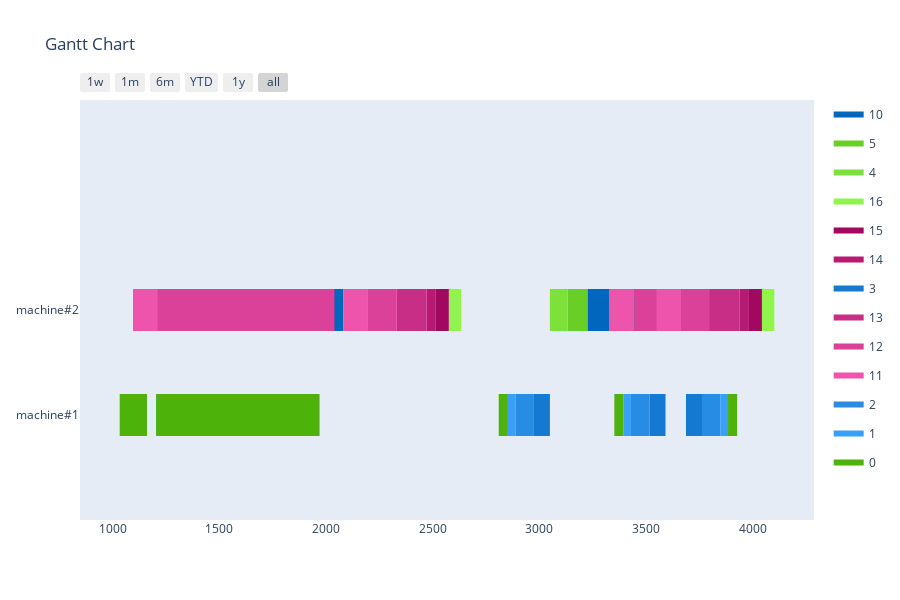

Notebook cell for this chart:
### Markdown cell above
Greedy

### Code cell
agent = GreedyAgent(env)
simulator = AgentSimulator()
schedule, schedule_count = simulator.simulate(agent, orders_model)
print(f'Scheduled {schedule_count}/{len(orders_model)} Orders')
visualize_schedule(schedule, env)

### Figure 1 — Plotly figure (JSON) as saved in the notebook; plotly's stock layout.template omitted (floating-point values rounded to 4 significant figures)
{"data": [{"fill": "toself", "fillcolor": "rgb(1, 103, 190)", "hoverinfo": "name", "legendgroup": "rgb(1, 103, 190)", "mode": "none", "name": "10", "type": "scatter", "x": [1957, 2082, 2082, 1957, 1957, 1211, 1336, 1336, 1211, 1211, 3205, 3330, 3330, 3205, 3205, 289, 414, 414, 289, 289, 3425, 3550, 3550, 3425], "y": [0.8, 0.8, 1.2, 1.2, null, 0.8, 0.8, 1.2, 1.2, null, 0.8, 0.8, 1.2, 1.2, null, 0.8, 0.8, 1.2, 1.2, null, 0.8, 0.8, 1.2, 1.2]}, {"fill": "toself", "fillcolor": "rgb(105, 207, 38)", "hoverinfo": "name", "legendgroup": "rgb(105, 207, 38)", "mode": "none", "name": "5", "type": "scatter", "x": [3675, 3770, 3770, 3675, 3675, 3510, 3605, 3605, 3510, 3510, 1484, 1579, 1579, 1484, 1484, 615, 710, 710, 615, 615, 3133, 3228, 3228, 3133], "y": [0.8, 0.8, 1.2, 1.2, null, 0.8, 0.8, 1.2, 1.2, null, 0.8, 0.8, 1.2, 1.2, null, 0.8, 0.8, 1.2, 1.2, null, 0.8, 0.8, 1.2, 1.2]}, {"fill": "toself", "fillcolor": "rgb(124, 226, 57)", "hoverinfo": "name", "legendgroup": "rgb(124, 226, 57)", "mode": "none", "name": "4", "type": "scatter", "x": [3592, 3675, 3675, 3592, 3592, 3605, 3688, 3688, 3605, 3605, 1401, 1484, 1484, 1401, 1401, 710, 793, 793, 710, 710, 3050, 3133, 3133, 3050], "y": [0.8, 0.8, 1.2, 1.2, null, 0.8, 0.8, 1.2, 1.2, null, 0.8, 0.8, 1.2, 1.2, null, 0.8, 0.8, 1.2, 1.2, null, 0.8, 0.8, 1.2, 1.2]}, {"fill": "toself", "fillcolor": "rgb(143, 245, 76)", "hoverinfo": "name", "legendgroup": "rgb(143, 245, 76)", "mode": "none", "name": "16", "type": "scatter", "x": [2576, 2634, 2634, 2576, 2576, 659, 717, 717, 659, 659, 3824, 3882, 3882, 3824, 3824, -263, -205, -205, -263, -263, 4044, 4102, 4102, 4044], "y": [0.8, 0.8, 1.2, 1.2, null, 0.8, 0.8, 1.2, 1.2, null, 0.8, 0.8, 1.2, 1.2, null, 0.8, 0.8, 1.2, 1.2, null, 0.8, 0.8, 1.2, 1.2]}, {"fill": "toself", "fillcolor": "rgb(162, 8, 95)", "hoverinfo": "name", "legendgroup": "rgb(162, 8, 95)", "mode": "none", "name": "15", "type": "scatter", "x": [2515, 2576, 2576, 2515, 2515, 717, 778, 778, 717, 717, 3763, 3824, 3824, 3763, 3763, -205, -144, -144, -205, -205, 3983, 4044, 4044, 3983], "y": [0.8, 0.8, 1.2, 1.2, null, 0.8, 0.8, 1.2, 1.2, null, 0.8, 0.8, 1.2, 1.2, null, 0.8, 0.8, 1.2, 1.2, null, 0.8, 0.8, 1.2, 1.2]}, {"fill": "toself", "fillcolor": "rgb(181, 27, 114)", "hoverinfo": "name", "legendgroup": "rgb(181, 27, 114)", "mode": "none", "name": "14", "type": "scatter", "x": [2472, 2515, 2515, 2472, 2472, 778, 821, 821, 778, 778, 3720, 3763, 3763, 3720, 3720, -144, -101, -101, -144, -144, 3940, 3983, 3983, 3940], "y": [0.8, 0.8, 1.2, 1.2, null, 0.8, 0.8, 1.2, 1.2, null, 0.8, 0.8, 1.2, 1.2, null, 0.8, 0.8, 1.2, 1.2, null, 0.8, 0.8, 1.2, 1.2]}, {"fill": "toself", "fillcolor": "rgb(20, 122, 209)", "hoverinfo": "name", "legendgroup": "rgb(20, 122, 209)", "mode": "none", "name": "3", "type": "scatter", "x": [3517, 3592, 3592, 3517, 3517, 3688, 3763, 3763, 3688, 3688, 1326, 1401, 1401, 1326, 1326, 793, 868, 868, 793, 793, 2975, 3050, 3050, 2975], "y": [-0.2, -0.2, 0.2, 0.2, null, -0.2, -0.2, 0.2, 0.2, null, -0.2, -0.2, 0.2, 0.2, null, -0.2, -0.2, 0.2, 0.2, null, -0.2, -0.2, 0.2, 0.2]}, {"fill": "toself", "fillcolor": "rgb(200, 46, 133)", "hoverinfo": "name", "legendgroup": "rgb(200, 46, 133)", "mode": "none", "name": "13", "type": "scatter", "x": [2332, 2472, 2472, 2332, 2332, 821, 961, 961, 821, 821, 3580, 3720, 3720, 3580, 3580, -101, 39, 39, -101, -101, 3800, 3940, 3940, 3800], "y": [0.8, 0.8, 1.2, 1.2, null, 0.8, 0.8, 1.2, 1.2, null, 0.8, 0.8, 1.2, 1.2, null, 0.8, 0.8, 1.2, 1.2, null, 0.8, 0.8, 1.2, 1.2]}, {"fill": "toself", "fillcolor": "rgb(219, 65, 152)", "hoverinfo": "name", "legendgroup": "rgb(219, 65, 152)", "mode": "none", "name": "12", "type": "scatter", "x": [2197, 2332, 2332, 2197, 2197, 961, 1096, 1096, 961, 961, 3445, 3580, 3580, 3445, 3445, 39, 174, 174, 39, 39, 3665, 3800, 3800, 3665], "y": [0.8, 0.8, 1.2, 1.2, null, 0.8, 0.8, 1.2, 1.2, null, 0.8, 0.8, 1.2, 1.2, null, 0.8, 0.8, 1.2, 1.2, null, 0.8, 0.8, 1.2, 1.2]}, {"fill": "toself", "fillcolor": "rgb(238, 84, 171)", "hoverinfo": "name", "legendgroup": "rgb(238, 84, 171)", "mode": "none", "name": "11", "type": "scatter", "x": [2082, 2197, 2197, 2082, 2082, 1096, 1211, 1211, 1096, 1096, 3330, 3445, 3445, 3330, 3330, 174, 289, 289, 174, 174, 3550, 3665, 3665, 3550], "y": [0.8, 0.8, 1.2, 1.2, null, 0.8, 0.8, 1.2, 1.2, null, 0.8, 0.8, 1.2, 1.2, null, 0.8, 0.8, 1.2, 1.2, null, 0.8, 0.8, 1.2, 1.2]}, {"fill": "toself", "fillcolor": "rgb(39, 141, 228)", "hoverinfo": "name", "legendgroup": "rgb(39, 141, 228)", "mode": "none", "name": "2", "type": "scatter", "x": [3430, 3517, 3517, 3430, 3430, 3763, 3850, 3850, 3763, 3763, 1239, 1326, 1326, 1239, 1239, 868, 955, 955, 868, 868, 2888, 2975, 2975, 2888], "y": [-0.2, -0.2, 0.2, 0.2, null, -0.2, -0.2, 0.2, 0.2, null, -0.2, -0.2, 0.2, 0.2, null, -0.2, -0.2, 0.2, 0.2, null, -0.2, -0.2, 0.2, 0.2]}, {"fill": "toself", "fillcolor": "rgb(58, 160, 247)", "hoverinfo": "name", "legendgroup": "rgb(58, 160, 247)", "mode": "none", "name": "1", "type": "scatter", "x": [3395, 3430, 3430, 3395, 3395, 3850, 3885, 3885, 3850, 3850, 1204, 1239, 1239, 1204, 1204, 955, 990, 990, 955, 955, 2853, 2888, 2888, 2853], "y": [-0.2, -0.2, 0.2, 0.2, null, -0.2, -0.2, 0.2, 0.2, null, -0.2, -0.2, 0.2, 0.2, null, -0.2, -0.2, 0.2, 0.2, null, -0.2, -0.2, 0.2, 0.2]}, {"fill": "toself", "fillcolor": "rgb(77, 179, 10)", "hoverinfo": "name", "legendgroup": "rgb(77, 179, 10)", "mode": "none", "name": "0", "type": "scatter", "x": [3352, 3395, 3395, 3352, 3352, 3885, 3928, 3928, 3885, 3885, 1161, 1204, 1204, 1161, 1161, 990, 1033, 1033, 990, 990, 2810, 2853, 2853, 2810], "y": [-0.2, -0.2, 0.2, 0.2, null, -0.2, -0.2, 0.2, 0.2, null, -0.2, -0.2, 0.2, 0.2, null, -0.2, -0.2, 0.2, 0.2, null, -0.2, -0.2, 0.2, 0.2]}, {"legendgroup": "rgb(1, 103, 190)", "marker": {"color": "rgb(1, 103, 190)", "opacity": 0, "size": 1}, "mode": "markers", "name": "", "showlegend": false, "text": [null, null, null, null, null, null, null, null, null, null], "type": "scatter", "x": [1957, 2082, 1211, 1336, 3205, 3330, 289, 414, 3425, 3550], "y": [1, 1, 1, 1, 1, 1, 1, 1, 1, 1]}, {"legendgroup": "rgb(105, 207, 38)", "marker": {"color": "rgb(105, 207, 38)", "opacity": 0, "size": 1}, "mode": "markers", "name": "", "showlegend": false, "text": [null, null, null, null, null, null, null, null, null, null], "type": "scatter", "x": [3675, 3770, 3510, 3605, 1484, 1579, 615, 710, 3133, 3228], "y": [1, 1, 1, 1, 1, 1, 1, 1, 1, 1]}, {"legendgroup": "rgb(124, 226, 57)", "marker": {"color": "rgb(124, 226, 57)", "opacity": 0, "size": 1}, "mode": "markers", "name": "", "showlegend": false, "text": [null, null, null, null, null, null, null, null, null, null], "type": "scatter", "x": [3592, 3675, 3605, 3688, 1401, 1484, 710, 793, 3050, 3133], "y": [1, 1, 1, 1, 1, 1, 1, 1, 1, 1]}, {"legendgroup": "rgb(143, 245, 76)", "marker": {"color": "rgb(143, 245, 76)", "opacity": 0, "size": 1}, "mode": "markers", "name": "", "showlegend": false, "text": [null, null, null, null, null, null, null, null, null, null], "type": "scatter", "x": [2576, 2634, 659, 717, 3824, 3882, -263, -205, 4044, 4102], "y": [1, 1, 1, 1, 1, 1, 1, 1, 1, 1]}, {"legendgroup": "rgb(162, 8, 95)", "marker": {"color": "rgb(162, 8, 95)", "opacity": 0, "size": 1}, "mode": "markers", "name": "", "showlegend": false, "text": [null, null, null, null, null, null, null, null, null, null], "type": "scatter", "x": [2515, 2576, 717, 778, 3763, 3824, -205, -144, 3983, 4044], "y": [1, 1, 1, 1, 1, 1, 1, 1, 1, 1]}, {"legendgroup": "rgb(181, 27, 114)", "marker": {"color": "rgb(181, 27, 114)", "opacity": 0, "size": 1}, "mode": "markers", "name": "", "showlegend": false, "text": [null, null, null, null, null, null, null, null, null, null], "type": "scatter", "x": [2472, 2515, 778, 821, 3720, 3763, -144, -101, 3940, 3983], "y": [1, 1, 1, 1, 1, 1, 1, 1, 1, 1]}, {"legendgroup": "rgb(20, 122, 209)", "marker": {"color": "rgb(20, 122, 209)", "opacity": 0, "size": 1}, "mode": "markers", "name": "", "showlegend": false, "text": [null, null, null, null, null, null, null, null, null, null], "type": "scatter", "x": [3517, 3592, 3688, 3763, 1326, 1401, 793, 868, 2975, 3050], "y": [0, 0, 0, 0, 0, 0, 0, 0, 0, 0]}, {"legendgroup": "rgb(200, 46, 133)", "marker": {"color": "rgb(200, 46, 133)", "opacity": 0, "size": 1}, "mode": "markers", "name": "", "showlegend": false, "text": [null, null, null, null, null, null, null, null, null, null], "type": "scatter", "x": [2332, 2472, 821, 961, 3580, 3720, -101, 39, 3800, 3940], "y": [1, 1, 1, 1, 1, 1, 1, 1, 1, 1]}, {"legendgroup": "rgb(219, 65, 152)", "marker": {"color": "rgb(219, 65, 152)", "opacity": 0, "size": 1}, "mode": "markers", "name": "", "showlegend": false, "text": [null, null, null, null, null, null, null, null, null, null], "type": "scatter", "x": [2197, 2332, 961, 1096, 3445, 3580, 39, 174, 3665, 3800], "y": [1, 1, 1, 1, 1, 1, 1, 1, 1, 1]}, {"legendgroup": "rgb(238, 84, 171)", "marker": {"color": "rgb(238, 84, 171)", "opacity": 0, "size": 1}, "mode": "markers", "name": "", "showlegend": false, "text": [null, null, null, null, null, null, null, null, null, null], "type": "scatter", "x": [2082, 2197, 1096, 1211, 3330, 3445, 174, 289, 3550, 3665], "y": [1, 1, 1, 1, 1, 1, 1, 1, 1, 1]}, {"legendgroup": "rgb(39, 141, 228)", "marker": {"color": "rgb(39, 141, 228)", "opacity": 0, "size": 1}, "mode": "markers", "name": "", "showlegend": false, "text": [null, null, null, null, null, null, null, null, null, null], "type": "scatter", "x": [3430, 3517, 3763, 3850, 1239, 1326, 868, 955, 2888, 2975], "y": [0, 0, 0, 0, 0, 0, 0, 0, 0, 0]}, {"legendgroup": "rgb(58, 160, 247)", "marker": {"color": "rgb(58, 160, 247)", "opacity": 0, "size": 1}, "mode": "markers", "name": "", "showlegend": false, "text": [null, null, null, null, null, null, null, null, null, null], "type": "scatter", "x": [3395, 3430, 3850, 3885, 1204, 1239, 955, 990, 2853, 2888], "y": [0, 0, 0, 0, 0, 0, 0, 0, 0, 0]}, {"legendgroup": "rgb(77, 179, 10)", "marker": {"color": "rgb(77, 179, 10)", "opacity": 0, "size": 1}, "mode": "markers", "name": "", "showlegend": false, "text": [null, null, null, null, null, null, null, null, null, null], "type": "scatter", "x": [3352, 3395, 3885, 3928, 1161, 1204, 990, 1033, 2810, 2853], "y": [0, 0, 0, 0, 0, 0, 0, 0, 0, 0]}], "layout": {"height": 600, "hovermode": "closest", "showlegend": true, "title": {"text": "Gantt Chart"}, "xaxis": {"rangeselector": {"buttons": [{"count": 7, "label": "1w", "step": "day", "stepmode": "backward"}, {"count": 1, "label": "1m", "step": "month", "stepmode": "backward"}, {"count": 6, "label": "6m", "step": "month", "stepmode": "backward"}, {"count": 1, "label": "YTD", "step": "year", "stepmode": "todate"}, {"count": 1, "label": "1y", "step": "year", "stepmode": "backward"}, {"step": "all"}]}, "showgrid": false, "type": "date", "zeroline": false}, "yaxis": {"autorange": false, "range": [-1, 3], "showgrid": false, "ticktext": ["machine#1", "machine#2"], "tickvals": [0, 1], "zeroline": false}}}
